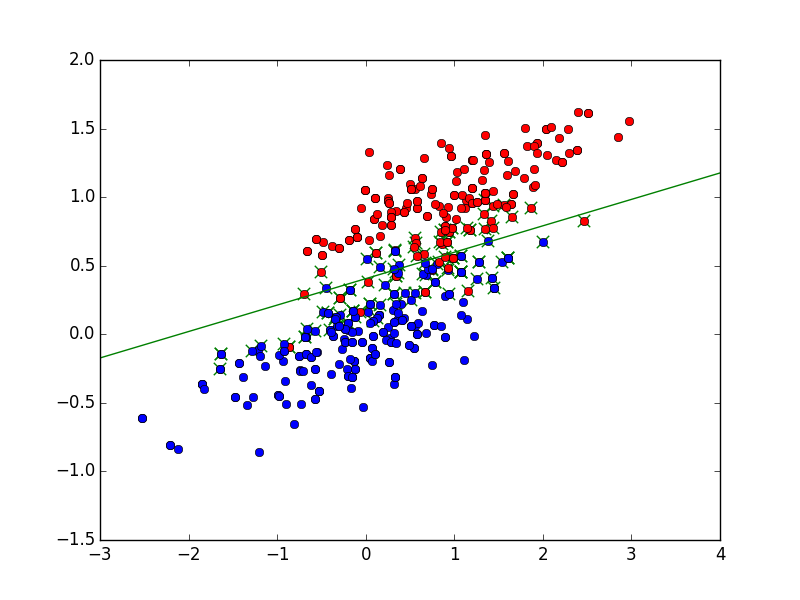

Recreate this plot in Python.
#!/usr/bin/env python
# -*- coding: utf-8 -*-
from __future__ import print_function

import numpy as np
from sklearn.metrics import accuracy_score
from sklearn.cross_validation import train_test_split
from matplotlib.pyplot import *
import matplotlib.pyplot as plt


# generate datasets
def dataset_fixed_cov(n=300):
    '''Generate 2 Gaussians samples with the same covariance matrix'''
    dim = 2
    np.random.seed(0)
    C = np.array([[0., -0.23], [0.83, .23]])
    X = np.r_[np.dot(np.random.randn(n, dim), C),
              np.dot(np.random.randn(n, dim), C) + np.array([1, 1])]
    y = np.hstack((-np.ones(n), np.ones(n)))
    p = np.random.randint(0, len(X), len(X))
    return X[p], y[p]


class SVM(object):
    def __init__(self, kernel='linear', learning_rate=0.05, iterations=1000):
        self.kernel = kernel
        self.learning_rate = learning_rate
        self.iterations = iterations

    def fit(self, X, y):
        kernel = self.kernel
        learning_rate = self.learning_rate
        iterations = self.iterations
        N = len(X)
        X = np.c_[X, np.ones(N)]
        L = np.zeros((N, 1))

        if kernel == 'linear':
            kernel = lambda x, y: np.dot(x, y)

        for k in range(iterations):
            for i in range(N):
                dL_i = 1. - np.dot(np.atleast_2d(y[i] * L.reshape(-1) * y),
                                kernel(np.atleast_2d(X[i]), X.T).T)[0][0]
                L[i] += learning_rate * dL_i
                if L[i] < 0:
                    L[i] = 0
                elif L[i] > np.inf:
                    L[i] = np.inf

        support_vectors = []
        for i in range(N):
            if L[i] < 1e-5:
                continue
            support_vectors.append(i)

        w = np.zeros(3)
        for i_sv in support_vectors:
            w += L[i_sv] * y[i_sv] * X[i_sv]

        self.support_vectors = support_vectors
        self.w = w

    def predict(self, X):
        w = self.w
        f = lambda x, w, b: - (w[0] / w[1]) * x - (b / w[1])

        # w's 3rd index is b
        b = w[2]
        w = np.delete(w, 2, 0)

        y = np.array([f(x[0], w, b) for x in X])
        y = (y <= X[:, 1]).astype(int)
        y[y == 0] = -1
        return y

    def score(self, X, y):
        y_pred = self.predict(X)
        score = accuracy_score(y, y_pred)
        return score

    def visualize(self, X_train, y_train):
        support_vectors = self.support_vectors
        w = self.w
        X = X_train
        y = y_train
        N = len(X)
        f = lambda x, w, b: - (w[0] / w[1]) * x - (b / w[1])

        # w's 3rd index is b
        b = w[2]
        w = np.delete(w, 2, 0)

        # visalize train data
        for i in range(0, N):
            if y[i] > 0:
                plt.plot(X[i][0],X[i][1], 'ro')
            else:
                plt.plot(X[i][0],X[i][1], 'bo')
        # visualize support vectors
        for n in support_vectors:
            plt.scatter(X[n,0], X[n,1], s=80, color='g', marker='x')
        # visualize discriminative plane
        x1 = np.linspace(-6, 6, 1000)
        x2 = [f(x, w, b) for x in x1]
        plt.plot(x1, x2, 'g-')
        plt.xlim(-3, 4)
        plt.ylim(-1.5, 2)
        # plt.show()
        plt.savefig('svm.png')


def test_svm():
    X, y = dataset_fixed_cov()
    X_train, X_test, y_train, y_test = train_test_split(X, y)

    clf = SVM()
    clf.fit(X_train, y_train)
    clf.visualize(X_train, y_train)
    print('score:', clf.score(X_test, y_test))


if __name__ == '__main__':
    test_svm()
